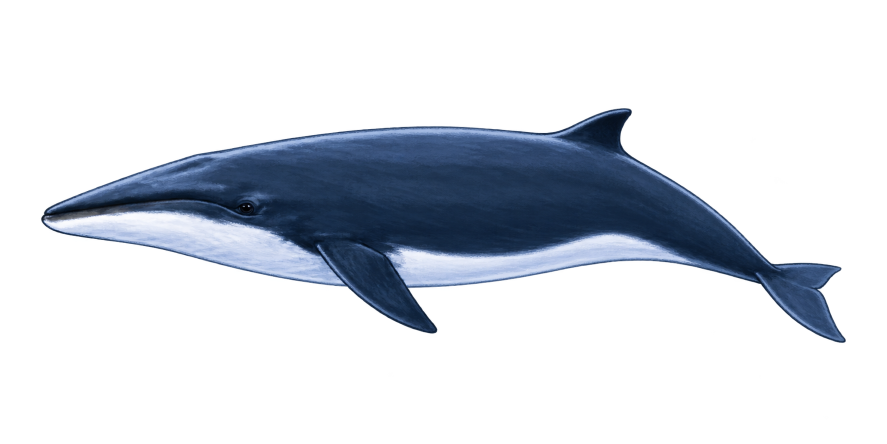
#> input picture packages/dsh-whale-companion/assets/minke-imagegen-clean.png, 1774 x 887 px (shown at 1/2 size); the run also reads 1 picture not shown here
$ python build-minke-animation.py
#> lines starting #> are read from the running program, lines starting #| are printed output that depends on the picture; after the words box and inside, x2 and y2 are one past the last pixel; in counts of white or black regions, pixels touching at a corner belong together
from __future__ import annotations

import argparse
import hashlib
import json
import math
from io import BytesIO
from pathlib import Path

import numpy as np
from PIL import Image, ImageDraw, ImageFont


ROOT = Path(__file__).resolve().parent.parent
PACKAGE = ROOT / "packages" / "dsh-whale-companion"
ATLAS = PACKAGE / "assets" / "whale-species-atlas-minke-reference.webp"
SOURCE = PACKAGE / "assets" / "minke-imagegen-clean.png"
SPRITE = PACKAGE / "assets" / "minke-swim-sprite.png"
PREVIEW = PACKAGE / "assets" / "minke-swim-preview.gif"
REPORT = PACKAGE / "assets" / "minke-motion-report.json"
CONTACT_SHEET = ROOT / "docs" / "minke-motion-contact-sheet.png"

FRAME_WIDTH, FRAME_HEIGHT = 384, 320
WORK_WIDTH, WORK_HEIGHT = FRAME_WIDTH * 2, FRAME_HEIGHT * 2
FRAME_COUNT, COLUMNS = 24, 6
VISIBLE_ALPHA = 128


def sha256(path: Path) -> str:
    return hashlib.sha256(path.read_bytes()).hexdigest()


def reference_fingerprint() -> dict[str, object]:
    atlas = Image.open(ATLAS).convert("RGB")
    cell_width, cell_height = atlas.width // 5, atlas.height // 4
    cell = atlas.crop((2, 2, cell_width - 2, cell_height - 2)).resize((FRAME_WIDTH, FRAME_HEIGHT), Image.Resampling.LANCZOS)
    return {
        "path": ATLAS.relative_to(ROOT).as_posix(),
        "sha256": sha256(ATLAS),
        "cell": [0, 0],
        "extraction": "crop (2,2,cellWidth-2,cellHeight-2), then Lanczos resize to 384x320 RGB",
        "decodedRgbSha256": hashlib.sha256(cell.tobytes()).hexdigest(),
    }


def smoothstep(value: np.ndarray) -> np.ndarray:
    clipped = np.clip(value, 0.0, 1.0)
    return clipped * clipped * (3.0 - 2.0 * clipped)


def largest_component(mask: np.ndarray) -> np.ndarray:
    """Return the largest 4-connected component in a binary foreground mask."""
    visited = np.zeros(mask.shape, dtype=np.bool_)
    largest: list[tuple[int, int]] = []
    height, width = mask.shape
    for y, x in np.argwhere(mask):
        y, x = int(y), int(x)
        if visited[y, x]:
            continue
        visited[y, x] = True
        stack = [(y, x)]
        component: list[tuple[int, int]] = []
        while stack:
            current_y, current_x = stack.pop()
            component.append((current_y, current_x))
            for next_y, next_x in ((current_y - 1, current_x), (current_y + 1, current_x), (current_y, current_x - 1), (current_y, current_x + 1)):
                if 0 <= next_y < height and 0 <= next_x < width and mask[next_y, next_x] and not visited[next_y, next_x]:
                    visited[next_y, next_x] = True
                    stack.append((next_y, next_x))
        if len(component) > len(largest):
            largest = component
    result = np.zeros(mask.shape, dtype=np.bool_)
    if largest:
        rows, columns = zip(*largest)
        result[np.asarray(rows), np.asarray(columns)] = True
    return result


def dilate(mask: np.ndarray, radius: int) -> np.ndarray:
    result = mask.copy()
    for _ in range(radius):
        padded = np.pad(result, 1, mode="constant", constant_values=False)
        result = np.logical_or.reduce([
            padded[y:y + mask.shape[0], x:x + mask.shape[1]]
            for y in range(3)
            for x in range(3)
        ])
    return result


def premultiplied_resize(rgba: Image.Image, size: tuple[int, int]) -> Image.Image:
    """Resize RGBA without letting hidden edge colors bleed into visible pixels."""
    pixels = np.asarray(rgba.convert("RGBA"), dtype=np.float32)
    alpha = pixels[..., 3] / 255.0
    premultiplied = pixels[..., :3] * alpha[..., None]
    resized_premultiplied = np.stack([
        np.asarray(Image.fromarray(premultiplied[..., channel], "F").resize(size, Image.Resampling.LANCZOS), dtype=np.float32)
        for channel in range(3)
    ], axis=2)
    resized_alpha = np.asarray(Image.fromarray(alpha, "F").resize(size, Image.Resampling.LANCZOS), dtype=np.float32)
    resized_alpha = np.clip(resized_alpha, 0.0, 1.0)
    rgb = np.divide(
        resized_premultiplied,
        resized_alpha[..., None],
        out=np.zeros_like(resized_premultiplied),
        where=resized_alpha[..., None] > 0.0,
    )
    output = np.concatenate((np.clip(rgb, 0.0, 255.0), (resized_alpha * 255.0)[..., None]), axis=2).round().astype(np.uint8)
    output[output[..., 3] == 0, :3] = 0
    return Image.fromarray(output, "RGBA")


def prepare_minke() -> Image.Image:
    """Fit the reference-edited whale on a roomy transparent working canvas."""
    source = Image.open(SOURCE).convert("RGBA")
    alpha = source.getchannel("A")
    bbox = alpha.getbbox()
    if bbox is None:
        raise RuntimeError("Minke source has no visible alpha channel")
    trimmed = source.crop(bbox)
    scale = min((WORK_WIDTH * 0.86) / trimmed.width, (WORK_HEIGHT * 0.66) / trimmed.height)
    size = (round(trimmed.width * scale), round(trimmed.height * scale))
    whale = premultiplied_resize(trimmed, size)
    canvas = Image.new("RGBA", (WORK_WIDTH, WORK_HEIGHT))
    x = round((WORK_WIDTH - whale.width) * 0.48)
    y = round((WORK_HEIGHT - whale.height) * 0.50)
    canvas.alpha_composite(whale, (x, y))
    return canvas


def premultiplied_bilinear_warp(rgba: Image.Image, phase: float) -> Image.Image:
    """Move the torso, pectoral fin, tail stock and fluke as one swimming stroke."""
    pixels = np.asarray(rgba, dtype=np.float32)
    height, width, _ = pixels.shape
    # NumPy's float32 transcendental kernels vary with CPU SIMD dispatch.
    # Keep the motion field in double precision and snap sampling coordinates
    # to a millionth of a pixel before interpolation, so those last-bit
    # differences cannot change the committed eight-bit sprite pixels.
    rows, columns = np.indices((height, width), dtype=np.float64)
    progress = np.clip((columns - width * 0.07) / (width * 0.86), 0.0, 1.0)

    # The snout and eye remain readable. Motion grows continuously behind the
    # head, travels through the torso, and peaks at the tail stock and fluke.
    torso = smoothstep((progress - 0.16) / 0.58)
    tail = smoothstep((progress - 0.66) / 0.29)
    travelling_wave = phase - progress * math.pi * 1.16
    vertical_offset = (
        7.5 * torso**1.35 * np.sin(travelling_wave)
        + 31.0 * tail**1.62 * np.sin(travelling_wave + 0.12)
    )
    horizontal_offset = 5.5 * tail**1.6 * np.cos(travelling_wave)

    # A restrained pectoral-fin beat is local and fades into the chest instead
    # of detaching the fin from the body.
    fin_region = np.exp(
        -(
            ((columns - width * 0.39) / (width * 0.105)) ** 2
            + ((rows - height * 0.64) / (height * 0.16)) ** 2
        )
        * 3.6
    )
    fin_offset = 8.5 * np.sin(phase + 0.68) * fin_region

    source_x = np.round(np.clip(columns - horizontal_offset, 0.0, width - 1.0), 6)
    source_y = np.round(np.clip(rows - vertical_offset - fin_offset, 0.0, height - 1.0), 6)
    left = np.floor(source_x).astype(np.int32)
    top = np.floor(source_y).astype(np.int32)
    right = np.minimum(left + 1, width - 1)
    bottom = np.minimum(top + 1, height - 1)
    dx = source_x - left
    dy = source_y - top

    # Sampling premultiplied RGBA prevents dark or bright fringes around the
    # moving alpha edge.
    alpha = pixels[..., 3:4] / 255.0
    premultiplied = np.concatenate((pixels[..., :3] * alpha, pixels[..., 3:4]), axis=2)
    top_mix = premultiplied[top, left] * (1.0 - dx)[..., None] + premultiplied[top, right] * dx[..., None]
    bottom_mix = premultiplied[bottom, left] * (1.0 - dx)[..., None] + premultiplied[bottom, right] * dx[..., None]
    sampled = top_mix * (1.0 - dy)[..., None] + bottom_mix * dy[..., None]
    sampled_alpha = sampled[..., 3:4]
    sampled_rgb = np.divide(
        sampled[..., :3] * 255.0,
        sampled_alpha,
        out=np.zeros_like(sampled[..., :3]),
        where=sampled_alpha > 0.0,
    )
    output = np.clip(np.concatenate((sampled_rgb, sampled_alpha), axis=2), 0, 255).astype(np.uint8)
    output[output[..., 3] == 0, :3] = 0
    return Image.fromarray(output, "RGBA")


def make_ocean_background() -> Image.Image:
    """Deterministic static card background used only for previews and evidence."""
    top = np.array((18, 102, 151), dtype=np.float32)
    bottom = np.array((3, 35, 70), dtype=np.float32)
    rows = np.linspace(0.0, 1.0, FRAME_HEIGHT, dtype=np.float32)[:, None, None]
    gradient = top[None, None, :] * (1.0 - rows) + bottom[None, None, :] * rows
    gradient = np.repeat(gradient, FRAME_WIDTH, axis=1).astype(np.uint8)
    ocean = Image.fromarray(gradient, "RGB")
    draw = ImageDraw.Draw(ocean, "RGBA")
    draw.ellipse((72, 160, 318, 248), outline=(155, 225, 244, 52), width=2)
    draw.ellipse((112, 184, 278, 238), outline=(155, 225, 244, 34), width=2)
    draw.arc((-45, -62, 250, 122), 12, 168, fill=(191, 236, 249, 30), width=3)
    return ocean


def composite(frame: Image.Image, background: Image.Image) -> Image.Image:
    result = background.copy().convert("RGBA")
    result.alpha_composite(frame)
    return result.convert("RGB")


def frame_metrics(frames: list[Image.Image]) -> dict[str, object]:
    arrays = [np.asarray(frame, dtype=np.float32) for frame in frames]
    threshold_masks = [array[..., 3] > VISIBLE_ALPHA for array in arrays]
    component_masks = [largest_component(mask) for mask in threshold_masks]

    def representation(array: np.ndarray, component: np.ndarray) -> np.ndarray:
        alpha = array[..., 3:4] / 255.0
        result = np.concatenate((array[..., :3] * alpha, array[..., 3:4]), axis=2)
        result[~component] = 0.0
        return result

    premultiplied = [representation(array, component) for array, component in zip(arrays, component_masks)]
    adjacent = [float(np.mean(np.abs(premultiplied[(index + 1) % FRAME_COUNT] - premultiplied[index]))) for index in range(FRAME_COUNT)]
    non_loop = adjacent[:-1]
    median = float(np.median(non_loop))
    mask_changes = [float(np.mean(component_masks[(index + 1) % FRAME_COUNT] != component_masks[index])) for index in range(FRAME_COUNT)]
    mask_median = float(np.median(mask_changes[:-1]))

    head_y: list[float] = []
    torso_y: list[float] = []
    tail_y: list[float] = []
    coverage: list[float] = []
    component_share: list[float] = []
    nonzero_alpha_coverage: list[float] = []
    low_alpha_coverage: list[float] = []
    for array, threshold_mask, component in zip(arrays, threshold_masks, component_masks):
        alpha = array[..., 3]
        coverage.append(float(np.mean(component)))
        component_share.append(float(component.sum() / max(1, threshold_mask.sum())))
        nonzero_alpha_coverage.append(float(np.mean(alpha > 0)))
        low_alpha_coverage.append(float(np.mean((alpha > 0) & (alpha <= VISIBLE_ALPHA))))
        for target, x0, x1 in ((head_y, 0.06, 0.36), (torso_y, 0.36, 0.70), (tail_y, 0.70, 0.95)):
            region_component = component[:, round(FRAME_WIDTH * x0):round(FRAME_WIDTH * x1)]
            total = float(region_component.sum())
            if total == 0.0:
                raise RuntimeError("A motion-audit region contains no visible whale pixels")
            y = np.arange(FRAME_HEIGHT, dtype=np.float32)[:, None]
            target.append(float((region_component * y).sum() / total))

    return {
        "uniqueFrames": len({hashlib.sha256(np.clip(frame, 0, 255).round().astype(np.uint8).tobytes()).hexdigest() for frame in premultiplied}),
        "uniqueMasks": len({hashlib.sha256(component.tobytes()).hexdigest() for component in component_masks}),
        "adjacentPremultipliedMad": [round(value, 6) for value in adjacent],
        "medianAdjacentMad": round(median, 6),
        "loopSeamRatio": round(adjacent[-1] / max(median, 1e-9), 6),
        "maxAdjacentRatio": round(max(adjacent) / max(median, 1e-9), 6),
        "adjacentMaskChange": [round(value, 6) for value in mask_changes],
        "medianMaskChange": round(mask_median, 6),
        "maskLoopSeamRatio": round(mask_changes[-1] / max(mask_median, 1e-9), 6),
        "maxMaskChangeRatio": round(max(mask_changes) / max(mask_median, 1e-9), 6),
        "headCentroidYRange": round(max(head_y) - min(head_y), 6),
        "torsoCentroidYRange": round(max(torso_y) - min(torso_y), 6),
        "tailCentroidYRange": round(max(tail_y) - min(tail_y), 6),
        "foregroundCoverageRange": [round(min(coverage), 6), round(max(coverage), 6)],
        "mainComponentShareRange": [round(min(component_share), 6), round(max(component_share), 6)],
        "nonzeroAlphaCoverageRange": [round(min(nonzero_alpha_coverage), 6), round(max(nonzero_alpha_coverage), 6)],
        "lowAlphaCoverageRange": [round(min(low_alpha_coverage), 6), round(max(low_alpha_coverage), 6)],
    }


def make_contact_sheet(frames: list[Image.Image], background: Image.Image) -> Image.Image:
    label_height = 22
    rows = math.ceil(FRAME_COUNT / COLUMNS)
    sheet = Image.new("RGB", (FRAME_WIDTH * COLUMNS, (FRAME_HEIGHT + label_height) * rows), (4, 20, 38))
    font = ImageFont.load_default()
    for index, frame in enumerate(frames):
        x = (index % COLUMNS) * FRAME_WIDTH
        y = (index // COLUMNS) * (FRAME_HEIGHT + label_height)
        sheet.paste(composite(frame, background), (x, y))
        draw = ImageDraw.Draw(sheet)
        draw.text((x + 8, y + FRAME_HEIGHT + 6), f"frame {index + 1:02d}", fill=(214, 239, 248), font=font)
    return sheet


# [25 lines left out: function check_current_outputs, not called in this run]


def main(check: bool = False) -> None:
    minke = prepare_minke()
#> in prepare_minke, source is the input picture: PIL image 1774x887 RGBA; mean R, G, B, A 16.1, 21, 28.3, 56.4
#> in prepare_minke, `alpha = source.getchannel("A")`:
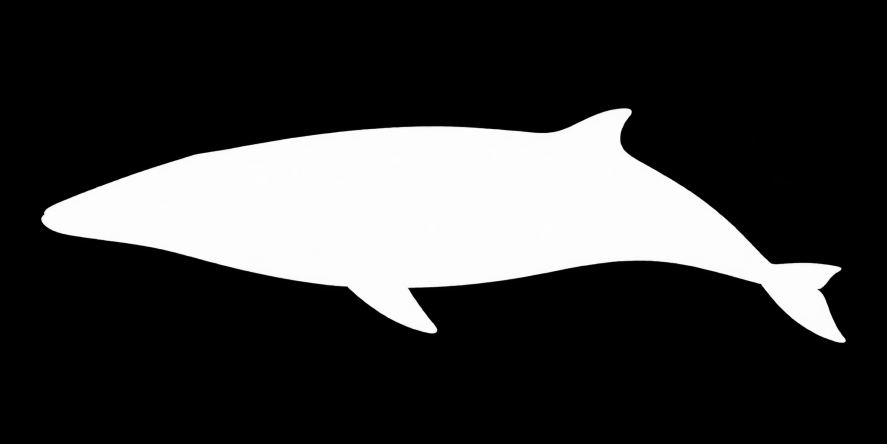
#> alpha: PIL image 1774x887 L (shown at 1/2 size); min 0, max 255, mean 56.4
#> in prepare_minke, `bbox = alpha.getbbox()`: bbox = (25, 52, 1752, 840)
#> in premultiplied_resize, `resized_alpha = np.asarray(Image.fromarray(alpha, "F").resize(size, Im..`:
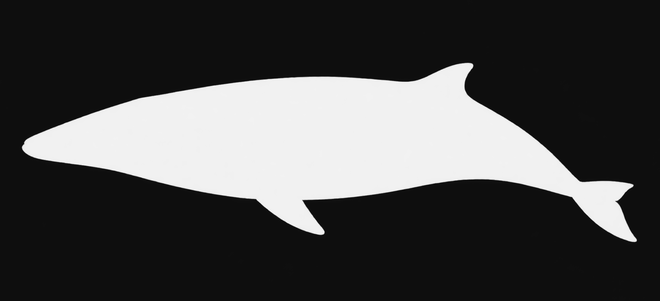
#> resized_alpha: shape (301, 660) float32; min -0.0656, max 1.05, mean 0.256; drawn with min black and max white
#> in premultiplied_resize, `output[output[..., 3] == 0, :3] = 0`:
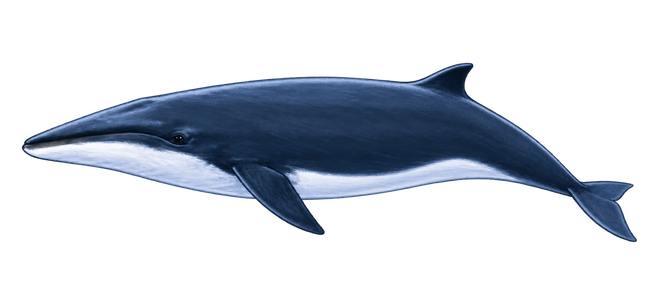
#> output: shape (301, 660, 4); mean R, G, B, A 18.6, 24.2, 32.7, 65.3; transparent parts drawn white
#> in prepare_minke, `canvas = Image.new("RGBA", (WORK_WIDTH, WORK_HEIGHT))`: canvas: PIL image 768x640 RGBA; every value is 0
    frames: list[Image.Image] = []
    for index in range(FRAME_COUNT):
        high_resolution = premultiplied_bilinear_warp(minke, math.tau * index / FRAME_COUNT)
        frame = premultiplied_resize(high_resolution, (FRAME_WIDTH, FRAME_HEIGHT))
        pixels = np.asarray(frame).copy()
        component = largest_component(pixels[..., 3] > VISIBLE_ALPHA)
        # Remove isolated sub-visible resampling speckles. Legitimate alpha is
        # retained only in a four-pixel antialias halo around the whale body.
        pixels[~dilate(component, 4)] = 0
        pixels[pixels[..., 3] == 0, :3] = 0
        frames.append(Image.fromarray(pixels, "RGBA"))
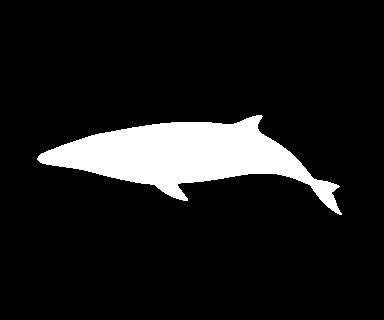
#> component: shape (320, 384) bool; 10.4% white; 1 white region, box (x1, y1, x2, y2) and area: (37, 115, 342, 215) 12801
#> pixels: shape (320, 384, 4)
#> after the loop, frames = 24 items

    sheet = Image.new("RGBA", (FRAME_WIDTH * COLUMNS, FRAME_HEIGHT * math.ceil(FRAME_COUNT / COLUMNS)))
#> sheet: PIL image 2304x1280 RGBA; every value is 0
    for index, frame in enumerate(frames):
        sheet.alpha_composite(frame, ((index % COLUMNS) * FRAME_WIDTH, (index // COLUMNS) * FRAME_HEIGHT))
#> this loop made 24 passes
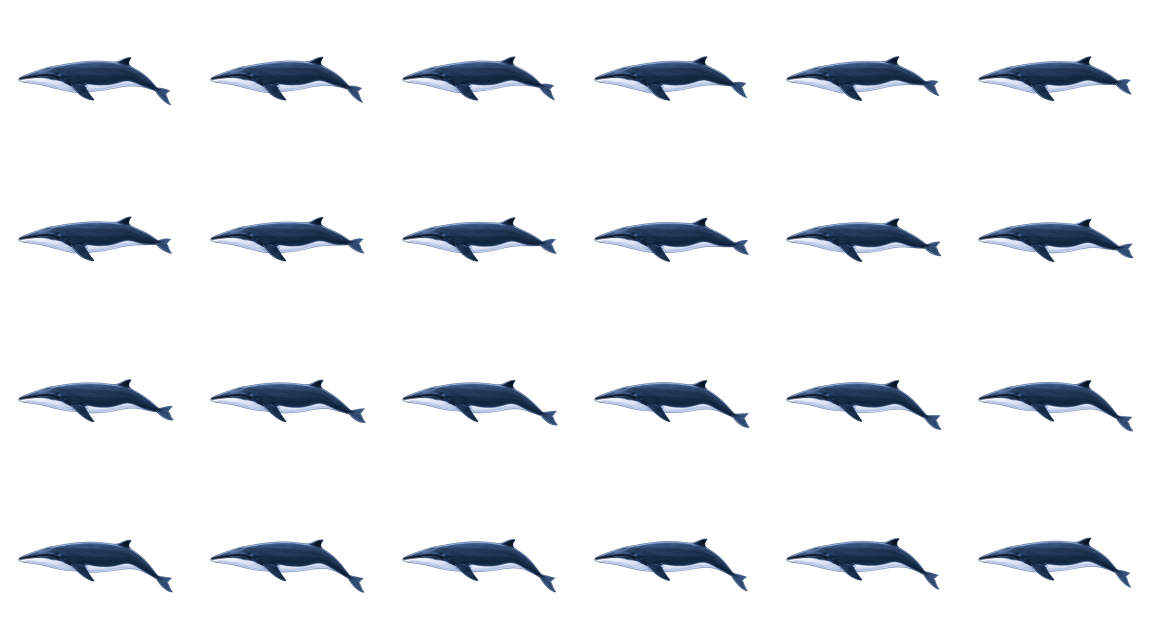
#> sheet: PIL image 2304x1280 RGBA (shown at 1/2 size); mean R, G, B, A 7.7, 10, 13.5, 26.4; transparent parts drawn white

    background = make_ocean_background()
    preview_frames = [composite(frame, background) for frame in frames]
#> in composite (call 5), `result.alpha_composite(frame)`:
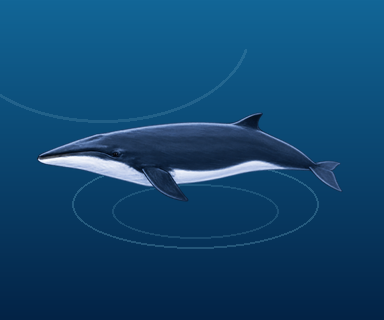
#> result: PIL image 384x320 RGBA; mean R, G, B, A 16.6, 70.6, 111.3, 255
#> in composite (call 7), `result.alpha_composite(frame)`:
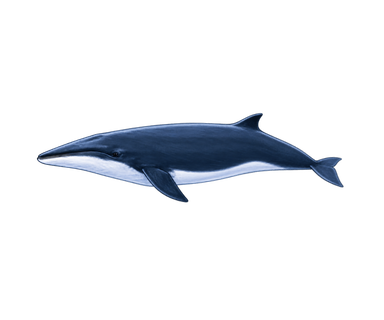
#> frame: PIL image 384x320 RGBA; mean R, G, B, A 7.7, 10, 13.6, 26.5; transparent parts drawn white
#> preview_frames = 24 items
    contact_sheet = make_contact_sheet(frames, background)
#> the loop in make_contact_sheet, `for index, frame in enumerate(frames):` made 24 passes
#> (x, y) on passes 1 to 12: (0, 0), (384, 0), (768, 0), (1152, 0), (1536, 0), (1920, 0), (0, 342), (384, 342), (768, 342), (1152, 342), (1536, 342), (1920, 342)
    if check:
        check_current_outputs(sheet, preview_frames, contact_sheet)
        return

    sheet.save(SPRITE, optimize=True)
    preview_frames[0].save(PREVIEW, save_all=True, append_images=preview_frames[1:], duration=70, loop=0, disposal=2, optimize=True)
    CONTACT_SHEET.parent.mkdir(parents=True, exist_ok=True)
    contact_sheet.save(CONTACT_SHEET, optimize=True)

    report = {
        "schemaVersion": 1,
        "reference": reference_fingerprint(),
        "source": {
            "path": SOURCE.relative_to(ROOT).as_posix(),
            "sha256": sha256(SOURCE),
            "method": "OpenAI built-in image edit using the original atlas cell as the local reference; background removal and style-preserving cleanup only",
        },
        "sprite": {
            "path": SPRITE.relative_to(ROOT).as_posix(),
            "sha256": sha256(SPRITE),
            "size": [sheet.width, sheet.height],
            "mode": sheet.mode,
            "frames": FRAME_COUNT,
            "columns": COLUMNS,
            "frameSize": [FRAME_WIDTH, FRAME_HEIGHT],
        },
        "preview": {
            "path": PREVIEW.relative_to(ROOT).as_posix(),
            "sha256": sha256(PREVIEW),
            "durationMs": 70,
        },
        "contactSheet": {
            "path": CONTACT_SHEET.relative_to(ROOT).as_posix(),
            "sha256": sha256(CONTACT_SHEET),
        },
        "motion": frame_metrics(frames),
        "backgroundContract": "The sprite is transparent RGBA. The card background is a separate static CSS layer and is not warped or repeated in the animation frames.",
    }
#> in frame_metrics, `adjacent = [float(np.mean(np.abs(premultiplied[(index + 1) % FRAME_COU..`: adjacent = [0.97, 0.857, 0.762, 0.649, 0.59, 0.583, 0.643, 0.835, 1.01, 1.11, 1.12, 1.1, 1.03, 0.911, 0.801, 0.702, 0.642, 0.58, 0.639, 0.82, 0.991, 1.08, 1.09, 1.05]
#> in frame_metrics, `non_loop = adjacent[:-1]`: non_loop = [0.97, 0.857, 0.762, 0.649, 0.59, 0.583, 0.643, 0.835, 1.01, 1.11, 1.12, 1.1, 1.03, 0.911, 0.801, 0.702, 0.642, 0.58, 0.639, 0.82, 0.991, 1.08, 1.09]
#> in frame_metrics, `median = float(np.median(non_loop))`: median = 0.835
#> in frame_metrics, `mask_changes = [float(np.mean(component_masks[(index + 1) % FRAME_COUN..`: mask_changes = [0.00487, 0.00437, 0.00395, 0.00299, 0.00243, 0.00209, 0.00208, 0.00286, 0.00402, 0.00496, 0.00511, 0.00533, 0.00531, 0.00476, 0.00412, 0.00341, 0.00294, 0.00196, 0.00218, 0.00282, 0.004, 0.00458, 0.005, 0.00511]
#> in frame_metrics, `mask_median = float(np.median(mask_changes[:-1]))`: mask_median = 0.004
#> the loop in frame_metrics, `for array, threshold_mask, component in zip(arrays, threshold_masks, c..` made 24 passes
#> after the loop in frame_metrics, `for array, threshold_mask, component in zip(arrays, threshold_masks, c..`: component_share = [1, 1, 1, 1, 1, 1, 1, 1, 1, 1, 1, 1, 1, 1, 1, 1, 1, 1, 1, 1, 1, 1, 1, 1]; coverage = [0.104, 0.104, 0.104, 0.105, 0.105, 0.105, 0.105, 0.105, 0.105, 0.104, 0.104, 0.104, 0.104, 0.104, 0.104, 0.104, 0.104, 0.104, 0.104, 0.104, 0.104, 0.104, 0.104, 0.104]; low_alpha_coverage = [0.00973, 0.00985, 0.01, 0.00988, 0.00987, 0.00946, 0.00983, 0.00979, 0.00984, 0.00994, 0.00996, 0.01, 0.0101, 0.00999, 0.0101, 0.0101, 0.00972, 0.0101, 0.0102, 0.01, 0.0101, 0.00969, 0.00985, 0.00989]; nonzero_alpha_coverage = [0.114, 0.114, 0.114, 0.114, 0.115, 0.114, 0.115, 0.115, 0.115, 0.114, 0.114, 0.114, 0.114, 0.114, 0.114, 0.114, 0.114, 0.114, 0.114, 0.114, 0.114, 0.114, 0.114, 0.114]; target = [170.7, 167.9, 165.4, 163.3, 161.8, 160.9, 160.7, 161.2, 162.4, 164.2, 166.7, 169.4, 172.3, 175.2, 178, 180.2, 181.8, 182.8, 182.9, 182.3, 180.9, 179, 176.5, 173.6]
    REPORT.write_text(json.dumps(report, ensure_ascii=False, indent=2) + "\n", encoding="utf-8")
    print(json.dumps(report, ensure_ascii=False, indent=2))
#| {
#|   "schemaVersion": 1,
#|   "reference": {
#|     "path": "packages/dsh-whale-companion/assets/whale-species-atlas-minke-reference.webp",
#|     "sha256": "5b71c91786ececb67214ce4df4f764d89c428275514af80067d5c1caba138e77",
#|     "cell": [
#|       0,
#|       0
#|     ],
#|     "extraction": "crop (2,2,cellWidth-2,cellHeight-2), then Lanczos resize to 384x320 RGB",
#|     "decodedRgbSha256": "5803d06a958e210125e7cf8f09acecf9efcd68139f72a12e0801aa0e7e4580c8"
#|   },
#> (further printed lines are left out)


if __name__ == "__main__":
    parser = argparse.ArgumentParser(description="Build or verify the common-minke motion assets")
    parser.add_argument("--check", action="store_true", help="compare regenerated pixels with committed assets without writing files")
    main(check=parser.parse_args().check)
